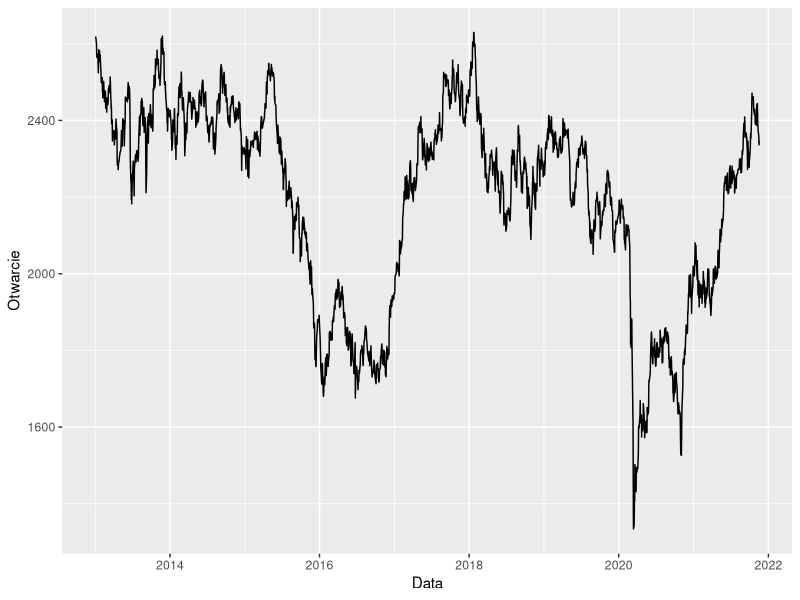
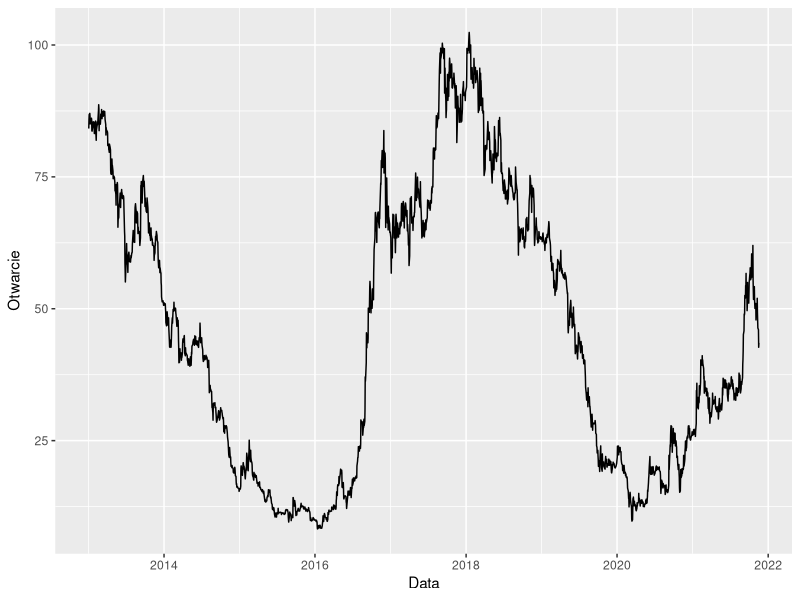
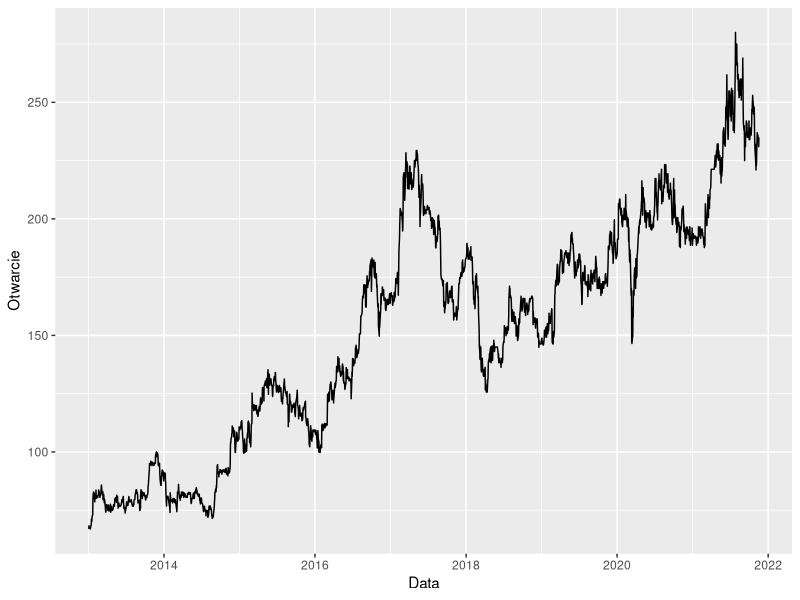
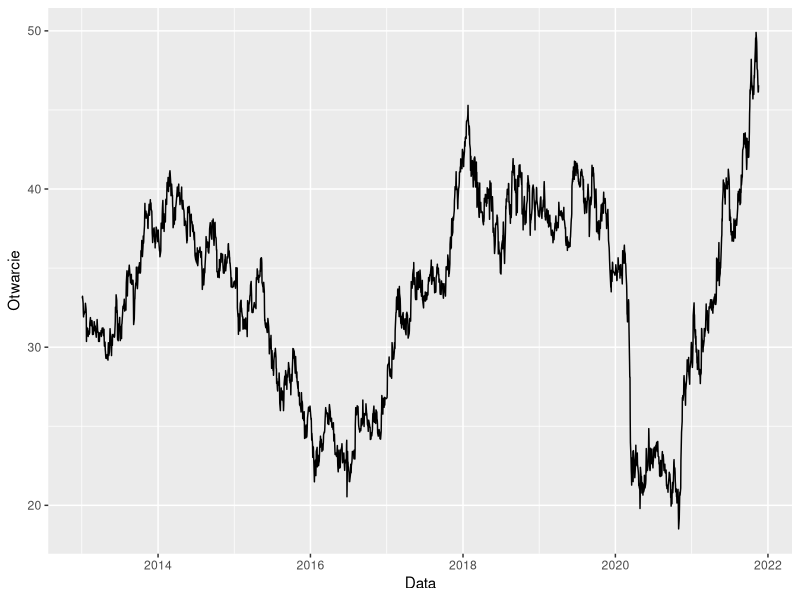
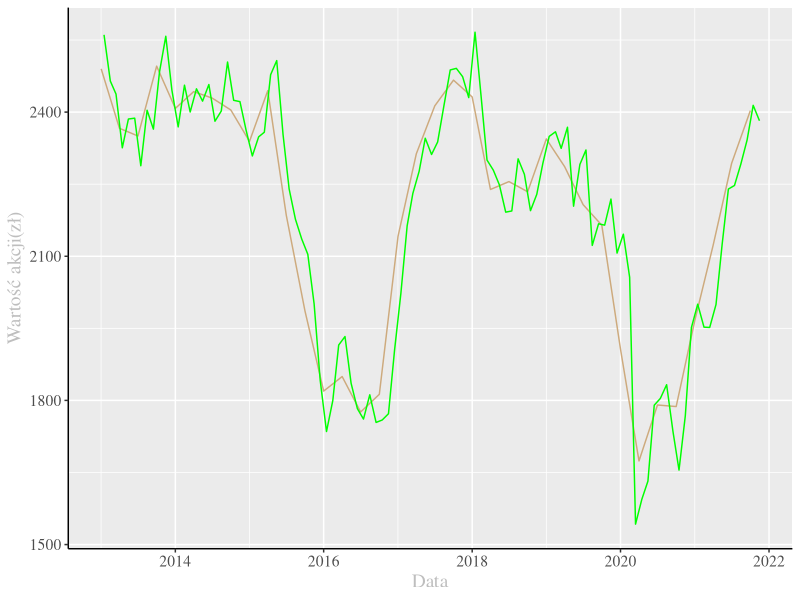
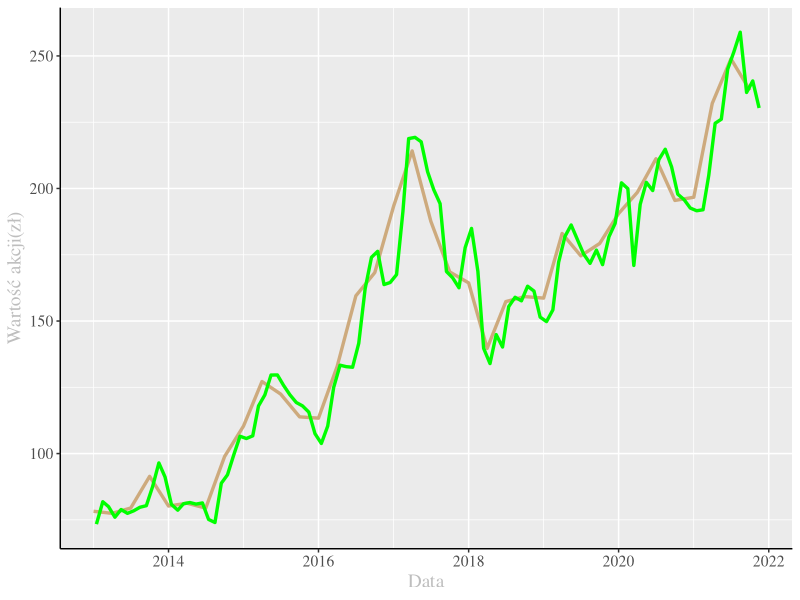
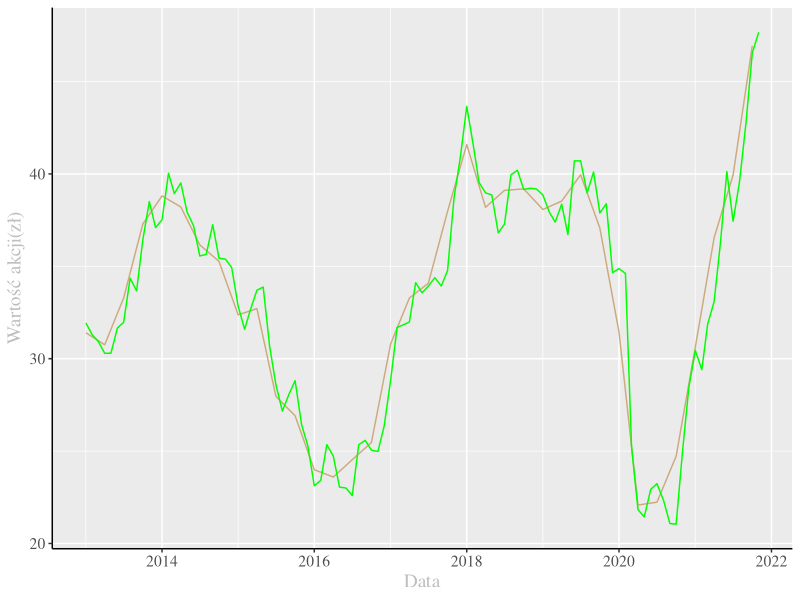
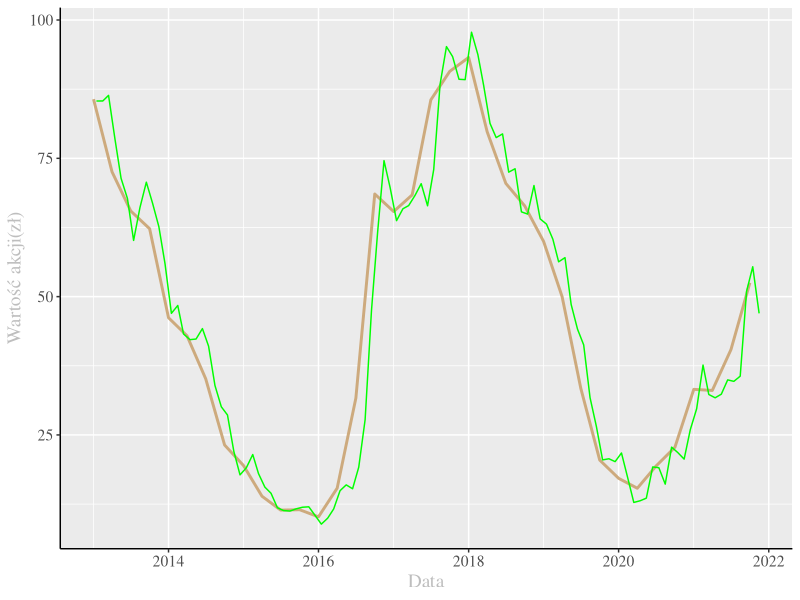

Recreate these plots in R, in order.
# Projekt ER

library(ggplot2)
library(dplyr)
library(zoo)
setwd("/Users/sebastiansukiennik/Library/Mobile Documents/com~apple~CloudDocs/Documents/Studia /PwR/Projekt")

#Pobieranie danych
JSW <- read.csv(file ="./jsw_d.csv",head=T,sep=",")
Comarch <- read.csv(file ="./cmr_d.csv",head=T,sep=",")
WIG20 <- read.csv(file ="./wig20_d.csv",head=T,sep=",")
PKOPB <- read.csv(file ="./pko_d.csv",head=T,sep=",")


print(PKOPB)
print(WIG20)

# Zmiana formatów i filtrowanie dancyh
WIG20$Data <- as.Date(WIG20$Data)
JSW$Data <- as.Date(JSW$Data)
Comarch$Data <- as.Date(Comarch$Data)
PKOPB$Data <- as.Date(PKOPB$Data)

Comarch <- Comarch %>%
  filter(Data > as.Date("2013-01-01"))
JSW <- JSW %>%
  filter(Data > as.Date("2013-01-01"))
PKOPB <- PKOPB %>%
  filter(Data > as.Date("2013-01-01"))
WIG20 <- WIG20 %>%
  filter(Data > as.Date("2013-01-01"))

#Wizualizacja danych dziennych
ggplot(WIG20,aes(Data,Otwarcie)) + geom_line()
ggplot(JSW,aes(Data,Otwarcie)) + geom_line()
ggplot(Comarch,aes(Data,Otwarcie)) + geom_line()
ggplot(PKOPB,aes(Data,Otwarcie)) + geom_line()

a<-WIG20
print(a)

# Obliczenie i wizualizacja średniej miesięcznej
WIG20$YM <- format(WIG20$Data,"%Y-%B",tz = "GMT")
pdane <- aggregate(Zamkniecie~YM,data=WIG20,FUN = mean)
pdane$Data <- as.yearmon(pdane$YM,"%Y-%b")
WIG20$qr <- as.yearqtr(WIG20$Data, format = "%Y-%m-%d")
p2dane <- aggregate(Zamkniecie~qr,data=WIG20,FUN = mean)
p2dane$Data <- as.Date(p2dane$qr)
wig20_mplot <- ggplot(pdane, aes(Data, Zamkniecie)) + geom_line()


JSW$YM <- format(JSW$Data,"%Y-%B",tz = "GMT")
jswdane <- aggregate(Zamkniecie~YM,data=JSW,FUN = mean)
jswdane$d <- as.yearmon(jswdane$YM,"%Y-%b")
JSW$qr <- as.yearqtr(JSW$Data, format = "%Y-%m-%d")
jsw2dane <- aggregate(Zamkniecie~qr,data=JSW,FUN = mean)
jsw2dane$Data <- as.Date(jsw2dane$qr)
print(jsw2dane)
jsw_mplot <- ggplot(jswdane,aes(d,Zamkniecie))+geom_line()

Comarch$YM <- format(Comarch$Data,"%Y-%B",tz = "GMT")
cmrdane <- aggregate(Zamkniecie~YM,data=Comarch,FUN = mean)
cmrdane$d <- as.yearmon(cmrdane$YM,"%Y-%b")
Comarch$qr <- as.yearqtr(Comarch$Data, format = "%Y-%m-%d")
cmr2dane <- aggregate(Zamkniecie~qr,data=Comarch,FUN = mean)
cmr2dane$Data <- as.Date(cmr2dane$qr)
print(cmr2dane)
cmr_mplot <- ggplot(cmrdane,aes(d,Zamkniecie))+geom_line()

PKOPB$YM <- format(PKOPB$Data,"%Y-%B",tz = "GMT")
pkodane <- aggregate(Zamkniecie~YM,data=PKOPB,FUN = mean)
pkodane$d <- as.yearmon(pkodane$YM,"%Y-%b")
PKOPB$qr <- as.yearqtr(PKOPB$Data, format = "%Y-%m-%d")
pko2dane <- aggregate(Zamkniecie~qr,data=PKOPB,FUN = mean)
pko2dane$Data <- as.Date(pko2dane$qr)
print(pko2dane)
pko_mplot <- ggplot(pkodane,aes(d,Zamkniecie))+geom_line()



################# miesięczna do kwartalnej

pdane$Data <- format(pdane$Data,"%Y-%m-15")
pdane$Data <- as.Date(pdane$Data)
print(pdane)
ggplot(NULL,aes(Data,Zamkniecie)) +
  geom_line(data = p2dane,color = "#CDAA7D") + 
  geom_line(data = pdane,color="green") + 
  theme(text = element_text(family = "serif", size = 14), axis.line = element_line(color = "black"),title = element_text(color = "grey")) + 
  labs(x= "Data",y="Wartość akcji(zł)")

cmrdane$Data <- format(cmrdane$d,"%Y-%m-15")
cmrdane$Data <- as.Date(cmrdane$Data)
ggplot(NULL,aes(Data,Zamkniecie)) +
  geom_line(data = cmr2dane,color = "#CDAA7D",size = 1.15) + 
  geom_line(data = cmrdane,color="green",size = 1.15) + 
  theme(text = element_text(family = "serif", size = 14), axis.line = element_line(color = "black"),title = element_text(color = "grey")) + 
  labs(x= "Data",y="Wartość akcji(zł)")

pkodane$Data <- format(pkodane$d,"%Y-%m-15")
pkodane$Data <- as.Date(pkodane$d)
ggplot(NULL,aes(Data,Zamkniecie)) +
  geom_line(data = pko2dane,color = "#CDAA7D") + 
  geom_line(data = pkodane,color="green") +  
  theme(text = element_text(family = "serif", size = 14), axis.line = element_line(color = "black"),title = element_text(color = "grey")) + 
  labs(x= "Data",y="Wartość akcji(zł)")

jswdane$Data <- format(jswdane$d,"%Y-%m-15")
jswdane$Data <- as.Date(jswdane$Data)
ggplot(NULL,aes(Data,Zamkniecie)) +
  geom_line(data = jsw2dane,color = "#CDAA7D",size=1) + 
  geom_line(data = jswdane,color="green") + 
  theme(text = element_text(family = "serif", size = 14), axis.line = element_line(color = "black"),title = element_text(color = "grey")) + 
  labs(x= "Data",y="Wartość akcji(zł)")


# stopy zwrotu 
#WIG20
logret_wig20 <- diff(log(WIG20$Zamkniecie), lag=1)
pdane <- pdane[order(pdane$Data), ]
pdane_logret <- diff(log(pdane$Zamkniecie), lag=1)
print(logret_wig20)
plot(WIG20$Data[2:dim(WIG20)[1]], logret_wig20, type="l", main="WIG20", ylab="Stopa zwrotu", xlab="Daty")
lines(pdane$Data[2:dim(pdane)[1]], pdane_logret, col="red")

#JSW
logret_jsw <- diff(log(JSW$Zamkniecie), lag=1)
jswdane <- jswdane[order(jswdane$Data), ]
jswdane_logret <- diff(log(jswdane$Zamkniecie), lag=1)
plot(JSW$Data[2:dim(JSW)[1]], logret_jsw, type = "l", ylim=c(-0.5, 0.5), main = "JSW", ylab="Stopa zwrotu", xlab="Daty")
lines(jswdane$Data[2:dim(jswdane)[1]], jswdane_logret, col="red")

#COMARCH
logret_cmr <- diff(log(Comarch$Zamkniecie), lag=1)
cmrdane <- cmrdane[order(cmrdane$Data), ]
cmrdane_logret <- diff(log(cmrdane$Zamkniecie), lag=1)
plot(Comarch$Data[2:dim(Comarch)[1]], logret_cmr, type="l", ylim=c(-0.3, 0.3), main="CMR", ylab="Stopa zwrotu", xlab="Daty")
lines(cmrdane$Data[2:dim(cmrdane)[1]], cmrdane_logret, col="red")

#PKOBP
logret_pko <- diff(log(PKOPB$Zamkniecie), lag=1)
pkodane <- pkodane[order(pkodane$Data), ]
pkodane_logret <- diff(log(pkodane$Zamkniecie), lag=1)
plot(PKOPB$Data[2:dim(PKOPB)[1]], logret_pko, type="l", ylim=c(-0.3, 0.3), main="CMR", ylab="Stopa zwrotu", xlab="Daty")
lines(pkodane$Data[2:dim(pkodane)[1]], pkodane_logret, col="red")


